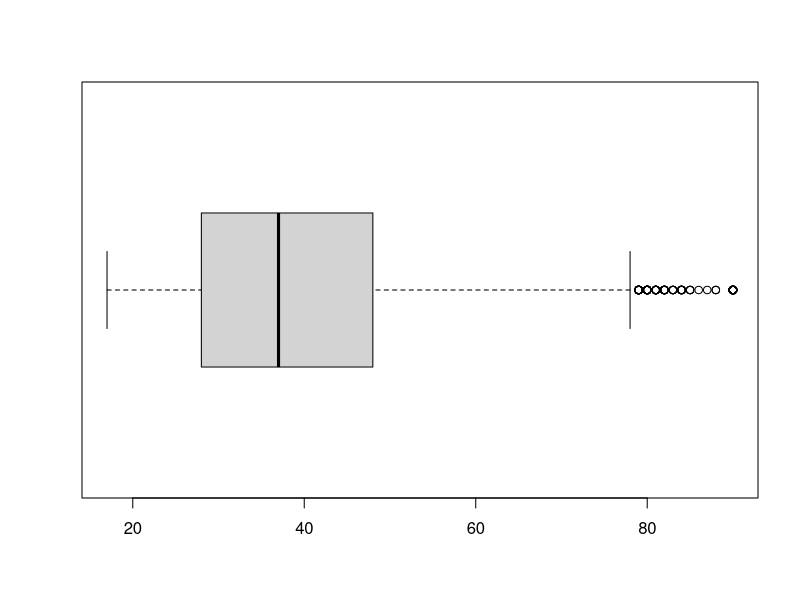
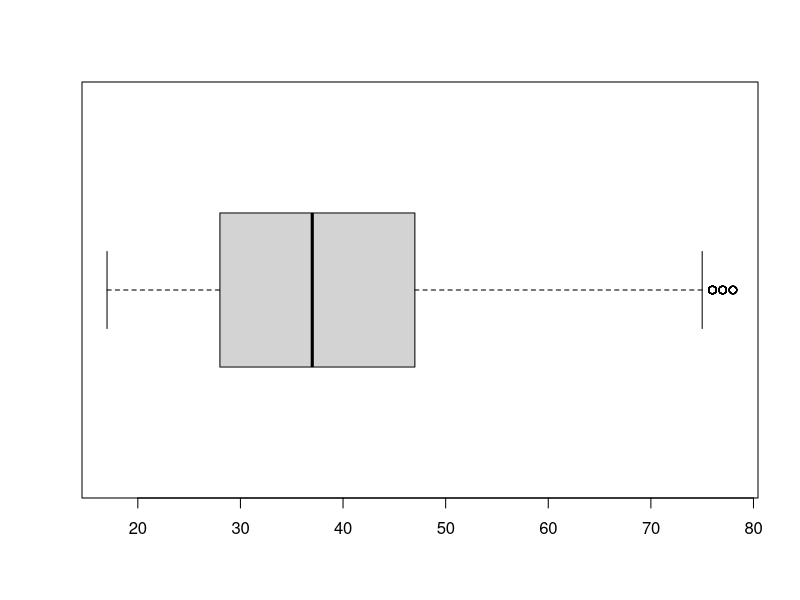
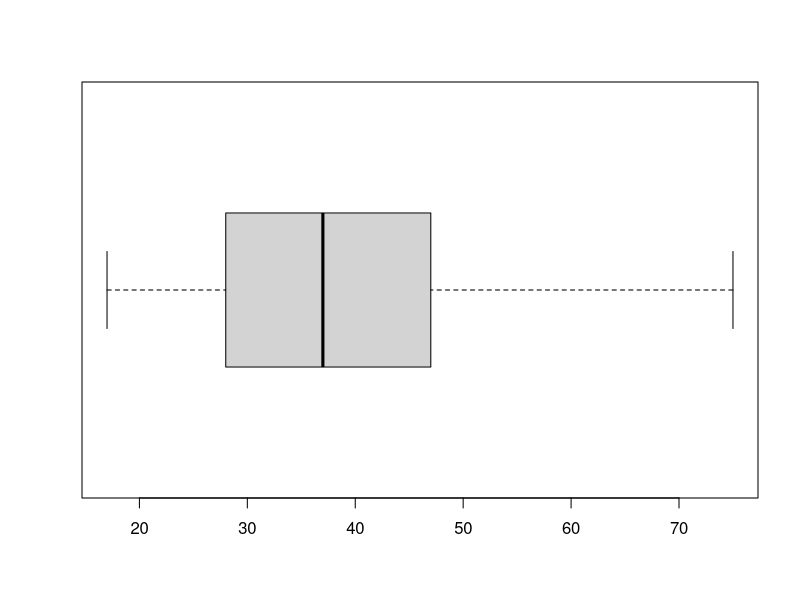

Reproduce these figures in R, in order.
## ---- chunk 1
knitr::opts_chunk$set(echo = TRUE)
## ---- chunk 2
setwd('/Users/amara/Documents/GitHub/Actividades-Ayudantias/Ayudantia 3')
Titanic <- read.csv("titanic.csv")
#Titanic
## ---- chunk 3
boxplot(Titanic$AGE, horizontal = TRUE )
boxplot.stats(Titanic$AGE)
## ---- chunk 4
Titanic_1 <- Titanic$AGE[Titanic$AGE< 79]
length(Titanic$AGE) - length(Titanic_1)
boxplot.stats(Titanic_1)
boxplot(Titanic_1, horizontal = TRUE)
## ---- chunk 5
Titanic_2 <- Titanic$AGE[Titanic$AGE< 76]
length(Titanic$AGE) - length(Titanic_2)
boxplot.stats(Titanic_2)
boxplot(Titanic_2, horizontal = TRUE)
